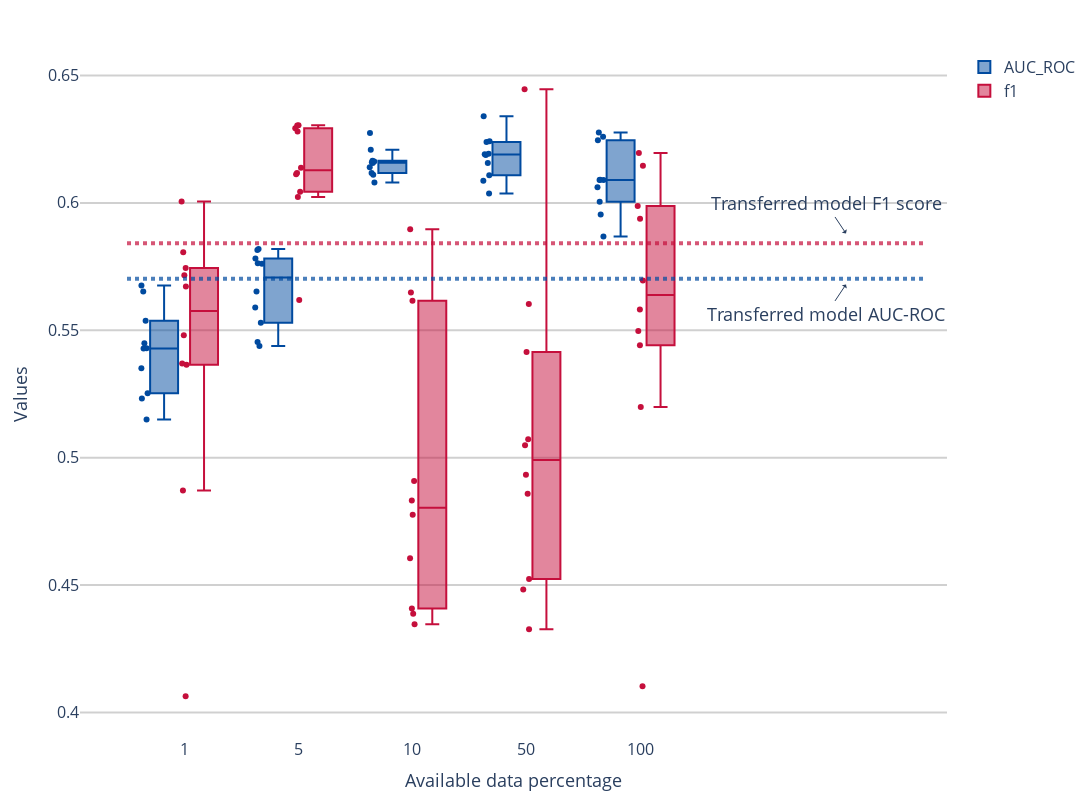

The code cell stored with this chart in its notebook:
### Code cell
x = np.ones(50)
x[:10] = 1
x[10:20] = 5
x[20:30] = 10
x[30:40] = 50
x[40:] = 100
x = x.astype(int).astype(str)

auc_plot_data = np.array(auc_roc_list).reshape((1,-1))[0]
f1_plot_data = np.array(f1_list).reshape((1,-1))[0]

# Create a box plot
fig = go.Figure()
fig.add_trace(go.Box(x=x, y=auc_plot_data, marker_color="#004A9F", boxpoints="all",
                     jitter=0.3, pointpos=-1.4, name="AUC_ROC"))
fig.add_trace(go.Box(x=x, y=f1_plot_data, marker_color="#C50F3C",boxpoints="all",
                     jitter=0.3, pointpos=-1.4, name="f1"))
fig.add_shape(go.layout.Shape(type="line", x0=-0.5, x1=6.5,
                              y0=tl_auc, y1=tl_auc, line=dict(color="#004A9F",
                                                              width=4,
                                                              dash='dot',),
                              opacity=0.7))
fig.add_shape(go.layout.Shape(type="line", x0=-0.5, x1=6.5,
                              y0=tl_f1, y1=tl_f1, line=dict(color="#C50F3C",
                                                              width=4,
                                                              dash='dot',),
                              opacity=0.7))

fig.add_annotation(
    x=5.8,  # x-coordinate position of the annotation (relative to the x-axis)
    y=0.568,  # y-coordinate position (using the max value in this example)
    text="Transferred model AUC-ROC",  # Text for the annotation
    showarrow=True,  # Show an arrow pointing to the annotated point
    arrowhead=1,  # The style of the arrowhead
    ax=-20,  # x-offset of the arrow
    ay=30,  # y-offset of the arrow
    font=dict(size=18),
)
fig.add_annotation(
    x=5.8,  # x-coordinate position of the annotation (relative to the x-axis)
    y=0.588,  # y-coordinate position (using the max value in this example)
    text="Transferred model F1 score",  # Text for the annotation
    showarrow=True,  # Show an arrow pointing to the annotated point
    arrowhead=1,  # The style of the arrowhead
    ax=-20,  # x-offset of the arrow
    ay=-30,  # y-offset of the arrow
    font=dict(size=18),
)
# Customize the layout
fig.update_layout(
    title="",
    yaxis_title='Values',
    xaxis_title='Available data percentage',
    boxmode='group',
    bargap=0.5,
    bargroupgap=1,
    width=1200,
    height=800,
    plot_bgcolor='rgba(0,0,0,0)',
    yaxis=dict(
        showgrid=True,  # Turn on Y-axis grid
        gridcolor='rgba(100, 100, 100, 0.3)',  # Customize grid color
        gridwidth=2,
        tickfont=dict(size=16),
        title_font=dict(size=18)
    ),
    margin=dict(l=80, r=100, b=30, t=50),
    xaxis=dict(
        tickfont=dict(size=16),
        title_font=dict(size=18)
    ),
    legend=dict(
        font=dict(size=16)  # Set legend font size
    ),
)
fig.update_layout(yaxis_range=[0.39,0.66])
# Show the plot
fig.show()
fig.write_image("../../Result/Fig/Box_word2vec.pdf")

### Figure 1 — Plotly figure (JSON) as saved in the notebook; plotly's stock layout.template omitted (floating-point values rounded to 4 significant figures)
{"data": [{"boxpoints": "all", "jitter": 0.3, "marker": {"color": "#004A9F"}, "name": "AUC_ROC", "pointpos": -1.4, "type": "box", "x": ["1", "1", "1", "1", "1", "1", "1", "1", "1", "1", "5", "5", "5", "5", "5", "5", "5", "5", "5", "5", "10", "10", "10", "10", "10", "10", "10", "10", "10", "10", "50", "50", "50", "50", "50", "50", "50", "50", "50", "50", "100", "100", "100", "100", "100", "100", "100", "100", "100", "100"], "y": [0.5232, 0.5252, 0.5449, 0.5429, 0.515, 0.5538, 0.5428, 0.5351, 0.5676, 0.5652, 0.5819, 0.559, 0.5761, 0.5815, 0.5454, 0.5652, 0.5763, 0.553, 0.5438, 0.5782, 0.608, 0.6118, 0.614, 0.6165, 0.611, 0.6275, 0.616, 0.6162, 0.6156, 0.6209, 0.6242, 0.634, 0.6239, 0.6188, 0.6087, 0.6157, 0.6193, 0.6037, 0.6191, 0.6109, 0.5955, 0.6245, 0.5868, 0.609, 0.6005, 0.609, 0.6061, 0.6276, 0.6091, 0.6259]}, {"boxpoints": "all", "jitter": 0.3, "marker": {"color": "#C50F3C"}, "name": "f1", "pointpos": -1.4, "type": "box", "x": ["1", "1", "1", "1", "1", "1", "1", "1", "1", "1", "5", "5", "5", "5", "5", "5", "5", "5", "5", "5", "10", "10", "10", "10", "10", "10", "10", "10", "10", "10", "50", "50", "50", "50", "50", "50", "50", "50", "50", "50", "100", "100", "100", "100", "100", "100", "100", "100", "100", "100"], "y": [0.5806, 0.5365, 0.4871, 0.5716, 0.548, 0.4064, 0.5672, 0.6005, 0.5745, 0.537, 0.6023, 0.628, 0.6304, 0.6138, 0.6303, 0.6118, 0.5619, 0.6293, 0.6113, 0.6044, 0.4832, 0.4776, 0.4409, 0.4606, 0.4346, 0.5616, 0.4387, 0.5897, 0.5649, 0.4909, 0.4327, 0.4483, 0.5049, 0.6446, 0.4524, 0.5415, 0.4858, 0.4933, 0.5073, 0.5604, 0.6146, 0.6196, 0.5497, 0.5441, 0.5581, 0.4103, 0.5695, 0.5988, 0.5938, 0.5199]}], "layout": {"annotations": [{"arrowhead": 1, "ax": -20, "ay": 30, "font": {"size": 18}, "showarrow": true, "text": "Transferred model AUC-ROC", "x": 5.8, "y": 0.568}, {"arrowhead": 1, "ax": -20, "ay": -30, "font": {"size": 18}, "showarrow": true, "text": "Transferred model F1 score", "x": 5.8, "y": 0.588}], "bargap": 0.5, "bargroupgap": 1, "boxmode": "group", "height": 800, "legend": {"font": {"size": 16}}, "margin": {"b": 30, "l": 80, "r": 100, "t": 50}, "plot_bgcolor": "rgba(0, 0, 0, 0)", "shapes": [{"line": {"color": "#004A9F", "dash": "dot", "width": 4}, "opacity": 0.7, "type": "line", "x0": -0.5, "x1": 6.5, "y0": 0.5702, "y1": 0.5702}, {"line": {"color": "#C50F3C", "dash": "dot", "width": 4}, "opacity": 0.7, "type": "line", "x0": -0.5, "x1": 6.5, "y0": 0.5842, "y1": 0.5842}], "title": {"text": ""}, "width": 1200, "xaxis": {"autorange": true, "range": [-0.9033, 6.581], "tickfont": {"size": 16}, "title": {"font": {"size": 18}, "text": "Available data percentage"}, "type": "category"}, "yaxis": {"gridcolor": "rgba(100, 100, 100, 0.3)", "gridwidth": 2, "range": [0.39, 0.66], "showgrid": true, "tickfont": {"size": 16}, "title": {"font": {"size": 18}, "text": "Values"}, "type": "linear"}}}
